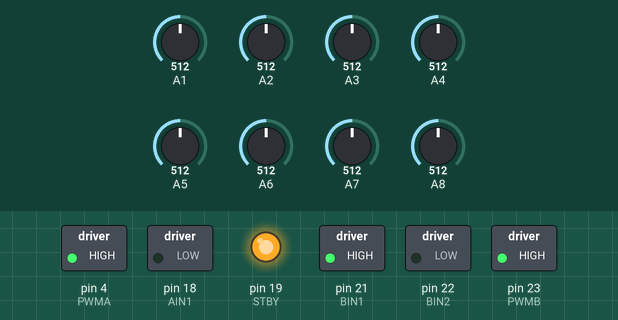
A sketch run on a simulated Arduino Mega 2560, built with avr-gcc and run on an emulated ATmega2560. Shown: switched loads named in the sketch (green lamp = pin HIGH), output pins drawn as LEDs (lit = HIGH). The inputs (shaded band) are chosen by the test bench; at power-on: A1 = 512, A2 = 512, A3 = 512, A4 = 512, A5 = 512, A6 = 512, A7 = 512, A8 = 512.

Above: at 0.1 s.
Timing chart, 0 to 1.6 s (numbered marks = the images above):
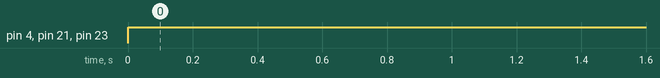

Measured:
- by itself, pin 4 (PWMA), pin 21 (BIN1), pin 23 (PWMB): LOW → HIGH at 0.00 s

The sketch:

line_2.ino
```cpp
#include <Arduino.h>

#include <QTRSensors.h>
#include "Grove_Motor_Driver_TB6612FNG.h"

// Define pins for the IR sensors
const int sensorPins[8] = { 1, 2, 3, 4, 5, 6, 7, 8};  // Adjust these pins based on your connections

// Define pins for the motor driver
const int AIN1 = 18;
const int AIN2 = 5;
const int PWMA = 4;
const int BIN1 = 21;
const int BIN2 = 22;
const int PWMB = 23;
const int STBY = 19;

// PID control variables
float Kp = 0.6;  // Proportional gain (adjust for competition speed)
float Ki = 0.0;  // Integral gain (typically not used for line following)
float Kd = 0.3;  // Derivative gain (adjust for competition speed)

float lastError = 0;
float integral = 0;

// Motor speed
int baseSpeed = 200;  // Base speed of the motors (adjust for competition)
int maxSpeed = 255;   // Maximum speed of the motors

void setup() {
  // Initialize motor control pins
  pinMode(AIN1, OUTPUT);
  pinMode(AIN2, OUTPUT);
  pinMode(PWMA, OUTPUT);
  pinMode(BIN1, OUTPUT);
  pinMode(BIN2, OUTPUT);
  pinMode(PWMB, OUTPUT);
  pinMode(STBY, OUTPUT);

  // Initialize IR sensor pins
  for (int i = 0; i < 8; i++) {
    pinMode(sensorPins[i], INPUT);
  }

  // Start the motor driver
  digitalWrite(STBY, HIGH);

  Serial.begin(115200);
}

void loop() {
  int position = readSensors();
  float error = position - 3500;  // Centered on 3500 for an 8-sensor array

  integral = constrain(integral + error, -1000, 1000);  // Limit the integral term
  float derivative = error - lastError;
  float correction = Kp * error + Ki * integral + Kd * derivative;
  lastError = error;

  int leftSpeed = baseSpeed + correction;
  int rightSpeed = baseSpeed - correction;

  leftSpeed = constrain(leftSpeed, -maxSpeed, maxSpeed);
  rightSpeed = constrain(rightSpeed, -maxSpeed, maxSpeed);

  driveMotors(leftSpeed, rightSpeed);

  delay(5);  // Small delay for stability, adjust as needed for speed
}

int readSensors() {
  int sensorValues[8];
  int weightedSum = 0;
  int sum = 0;

  for (int i = 0; i < 8; i++) {
    sensorValues[i] = analogRead(sensorPins[i]);
    weightedSum += sensorValues[i] * (i * 1000);  // Weight each sensor
    sum += sensorValues[i];
  }

  if (sum == 0) return 3500;  // Default to center if no line detected

  return weightedSum / sum;
}

void driveMotors(int leftSpeed, int rightSpeed) {
  // Left motor
  if (leftSpeed > 0) {
    digitalWrite(AIN1, HIGH);
    digitalWrite(AIN2, LOW);
  } else {
    digitalWrite(AIN1, LOW);
    digitalWrite(AIN2, HIGH);
    leftSpeed = -leftSpeed;
  }
  analogWrite(PWMA, leftSpeed);

  // Right motor
  if (rightSpeed > 0) {
    digitalWrite(BIN1, HIGH);
    digitalWrite(BIN2, LOW);
  } else {
    digitalWrite(BIN1, LOW);
    digitalWrite(BIN2, HIGH);
    rightSpeed = -rightSpeed;
  }
  analogWrite(PWMB, rightSpeed);
}
```
